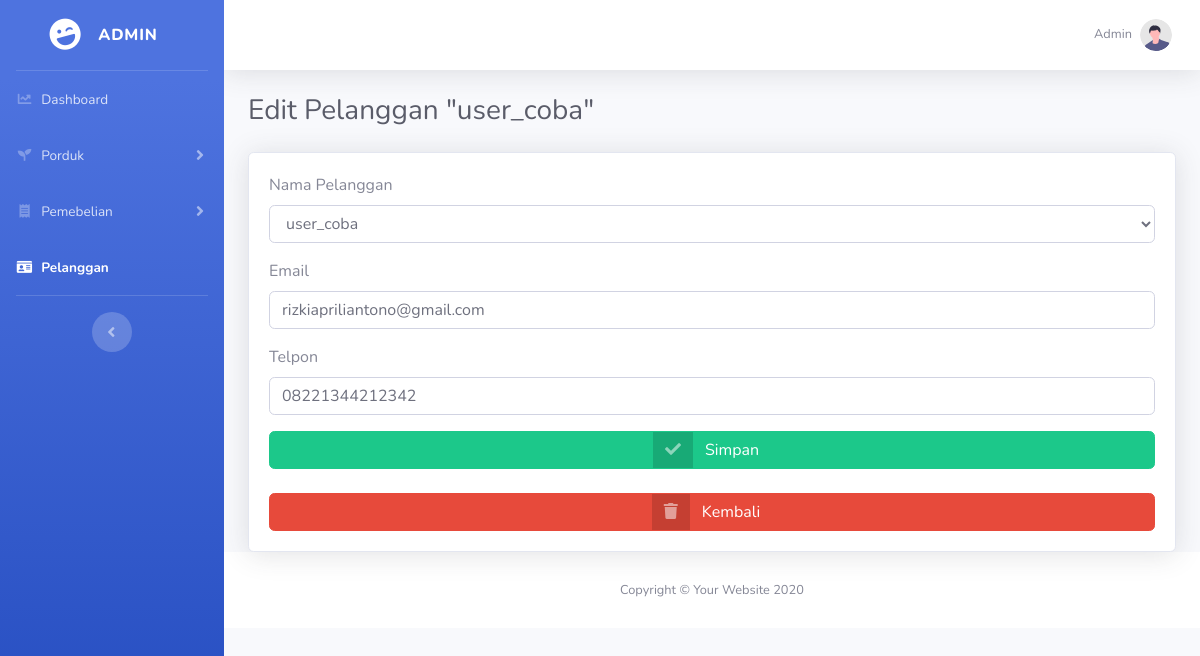
Screenshot of /admin/edit_pelanggan.php?id=1 with the database file from the repository.
### tables this page shows
CREATE TABLE `pelanggan` (
  `id_pelanggan` int(5) NOT NULL,
  `email_pelanggan` varchar(30) NOT NULL,
  `password_pelanggan` varchar(255) NOT NULL,
  `nama_pelanggan` varchar(50) NOT NULL,
  `telpon_pelanggan` varchar(20) NOT NULL
);

### admin/edit_pelanggan.php (the view, shortened to what this page needs)
<?php include '../koneksi1.php';?>
<!DOCTYPE html>
<html lang="en">
<head>
</head>
<body id="page-top">
<?php
$ambil=$koneksi1->query("SELECT * FROM pelanggan WHERE id_pelanggan='$_GET[id]'");
$pecah=$ambil->fetch_assoc();
?>
    <div id="wrapper">
    <?php include('sidebar/sidebar_pelanggan.php');?>
        <div id="content-wrapper" class="d-flex flex-column">
        <?php include('topbar.php');?>
            <div id="content">
<div class="container-fluid">
<div class="d-sm-flex align-items-center justify-content-between mb-4">
    <h1 class="h3 mb-0 text-gray-800">Edit Pelanggan "<?php echo $pecah['nama_pelanggan']; ?>"</h1>
</div>
    <div class="card shadow">
    <div class="card-body">
        <form method="post" enctype="multipart/form-data">
            <div class="form-group">
                <label>Nama Pelanggan</label>
                <select type="text" class="form-control" name="nama">
                            <option value="<?php echo $pecah['nama_pelanggan'];?>">
                                <p><?php echo $pecah['nama_pelanggan'];?></p>
                            </option>
                </select>
            </div>
            <div class="form-group">
                <label>Email</label>
                <input type="text" class="form-control" name="email" value="<?= $pecah['email_pelanggan'];?>">
            </div>
            <div class="form-group">
                <label>Telpon</label>
                <input type="number" class="form-control" name="telpon" value="<?= $pecah['telpon_pelanggan'];?>">
            </div>
            <button class="btn btn-success btn-icon-split btn-block" name="ubah_data">
            <span class="icon text-white-50">
                <i class="fas fa-check"></i>
            </span>
            <span class="text">Simpan</span>
            </button> <br> <br>
            <a href="pelanggan.php" class="btn btn-danger btn-icon-split btn-block">
                <span class="icon text-white-50">
                    <i class="fas fa-trash"></i>
                </span>
                <span class="text">Kembali</span>
           </a>
        </form>
    </div>
</div>
</div>
    <?php include('footer.php');?>
</div>
    </div>
</body>
</html>

### rows the page displays
pelanggan: nama_pelanggan "user_coba", email "rizkiapriliantono@gmail.com", telpon "08221344212342"
